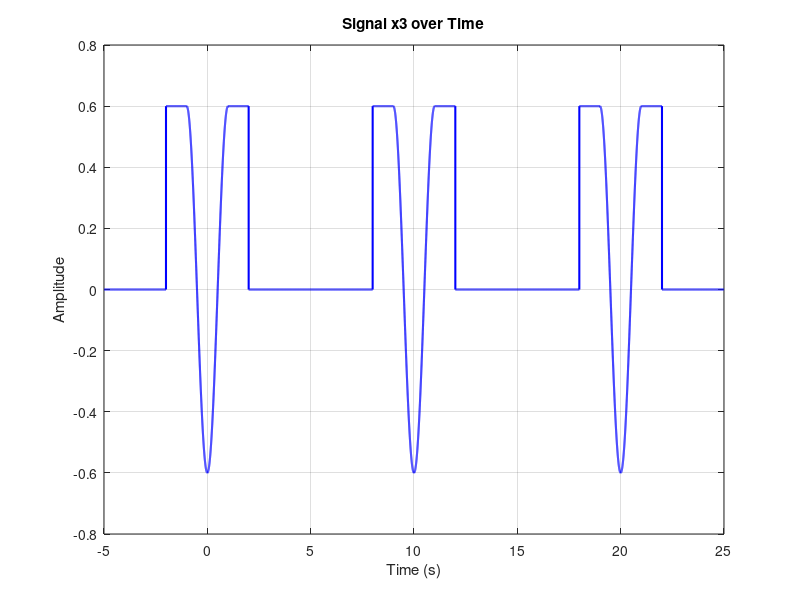

MATLAB code for this plot: (Note: this script raises an error after producing the figure.)
t = -5 : 0.001: 5-0.001;

u = @(tau) double(tau>=0);

x = 0.6 * (u(t+2) - (cos(pi * t) + 1).* (u(t+1) - u(t-1)) - u(t-2));
T = 10;
t3  = -5 : .001 : 25-.001;        
x3 = repmat(x, 1, 3);

figure("Name", "problem 2");
plot(t3, x3, 'b', 'LineWidth', 1.5);
xlabel('Time (s)');
ylabel('Amplitude');
title('Signal x3 over Time');
grid on;

Nk = 51;

[CK] = fourier_series_exp(x,t,Nk, 0);

k = -floor(Nk/2) : floor(Nk/2);
w0 = 2*pi/T;
w=k * w0;

figure("Name", "problem 2-2; magnitude spectrum");
stem(w, abs(CK));
grid on;

figure("Name", "problem 2-2; phase spectrum");
stem(w, angle(CK) * 180/pi);
grid on;

x_hat = zeros(1, length(t3));
for n = 1:length(k)
    x_hat = x_hat + CK(n) * exp(1j * k(n) * w0 * t3);
end
x_hat = real(x_hat);

figure('Name','Problem 2 — Reconstructed Signal');
plot(t3, x3,    'b',  'LineWidth', 1.5, 'DisplayName', 'original signal');
hold on;
plot(t3, x_hat, 'r--','LineWidth', 1.2, 'DisplayName', 'reconstructed signal');
xlabel('t (s)');  ylabel('x(t)');
title(sprintf('Reconstruction with %d Fourier Coefficients', Nk));
legend('Location','best');
grid on;

       
